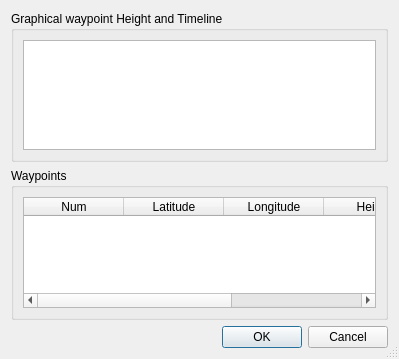
<?xml version="1.0" encoding="UTF-8"?>
<ui version="4.0">
 <class>opmap_waypointeditor_dialog</class>
 <widget class="QDialog" name="opmap_waypointeditor_dialog">
  <property name="geometry">
   <rect>
    <x>0</x>
    <y>0</y>
    <width>399</width>
    <height>359</height>
   </rect>
  </property>
  <property name="minimumSize">
   <size>
    <width>300</width>
    <height>260</height>
   </size>
  </property>
  <property name="windowTitle">
   <string>OpenPilot GCS Waypoint Editor</string>
  </property>
  <property name="windowIcon">
   <iconset resource="../coreplugin/core.qrc">
    <normaloff>:/core/images/openpilot_logo_128.png</normaloff>:/core/images/openpilot_logo_128.png</iconset>
  </property>
  <property name="sizeGripEnabled">
   <bool>true</bool>
  </property>
  <layout class="QVBoxLayout" name="verticalLayout">
   <item>
    <widget class="QGroupBox" name="groupBoxWaypointHeightAndTimeline">
     <property name="title">
      <string>Graphical waypoint Height and Timeline</string>
     </property>
     <layout class="QGridLayout" name="gridLayout">
      <item row="0" column="0">
       <widget class="QGraphicsView" name="graphicsViewWaypointHeightAndTimeline"/>
      </item>
     </layout>
    </widget>
   </item>
   <item>
    <widget class="QGroupBox" name="groupBoxWaypoints">
     <property name="title">
      <string>Waypoints</string>
     </property>
     <layout class="QGridLayout" name="gridLayout_2">
      <item row="0" column="0">
       <widget class="QTableWidget" name="tableWidgetWaypoints">
        <property name="dragEnabled">
         <bool>true</bool>
        </property>
        <property name="showGrid">
         <bool>false</bool>
        </property>
        <property name="wordWrap">
         <bool>false</bool>
        </property>
        <column>
         <property name="text">
          <string>Num</string>
         </property>
        </column>
        <column>
         <property name="text">
          <string>Latitude</string>
         </property>
        </column>
        <column>
         <property name="text">
          <string>Longitude</string>
         </property>
        </column>
        <column>
         <property name="text">
          <string>Height</string>
         </property>
        </column>
        <column>
         <property name="text">
          <string>Relative Time</string>
         </property>
        </column>
       </widget>
      </item>
     </layout>
    </widget>
   </item>
   <item>
    <widget class="QDialogButtonBox" name="buttonBox">
     <property name="orientation">
      <enum>Qt::Horizontal</enum>
     </property>
     <property name="standardButtons">
      <set>QDialogButtonBox::Cancel|QDialogButtonBox::Ok</set>
     </property>
    </widget>
   </item>
  </layout>
 </widget>
 <resources>
  <include location="../coreplugin/core.qrc"/>
 </resources>
 <connections>
  <connection>
   <sender>buttonBox</sender>
   <signal>accepted()</signal>
   <receiver>opmap_waypointeditor_dialog</receiver>
   <slot>accept()</slot>
   <hints>
    <hint type="sourcelabel">
     <x>248</x>
     <y>254</y>
    </hint>
    <hint type="destinationlabel">
     <x>157</x>
     <y>274</y>
    </hint>
   </hints>
  </connection>
  <connection>
   <sender>buttonBox</sender>
   <signal>rejected()</signal>
   <receiver>opmap_waypointeditor_dialog</receiver>
   <slot>reject()</slot>
   <hints>
    <hint type="sourcelabel">
     <x>316</x>
     <y>260</y>
    </hint>
    <hint type="destinationlabel">
     <x>286</x>
     <y>274</y>
    </hint>
   </hints>
  </connection>
 </connections>
</ui>
